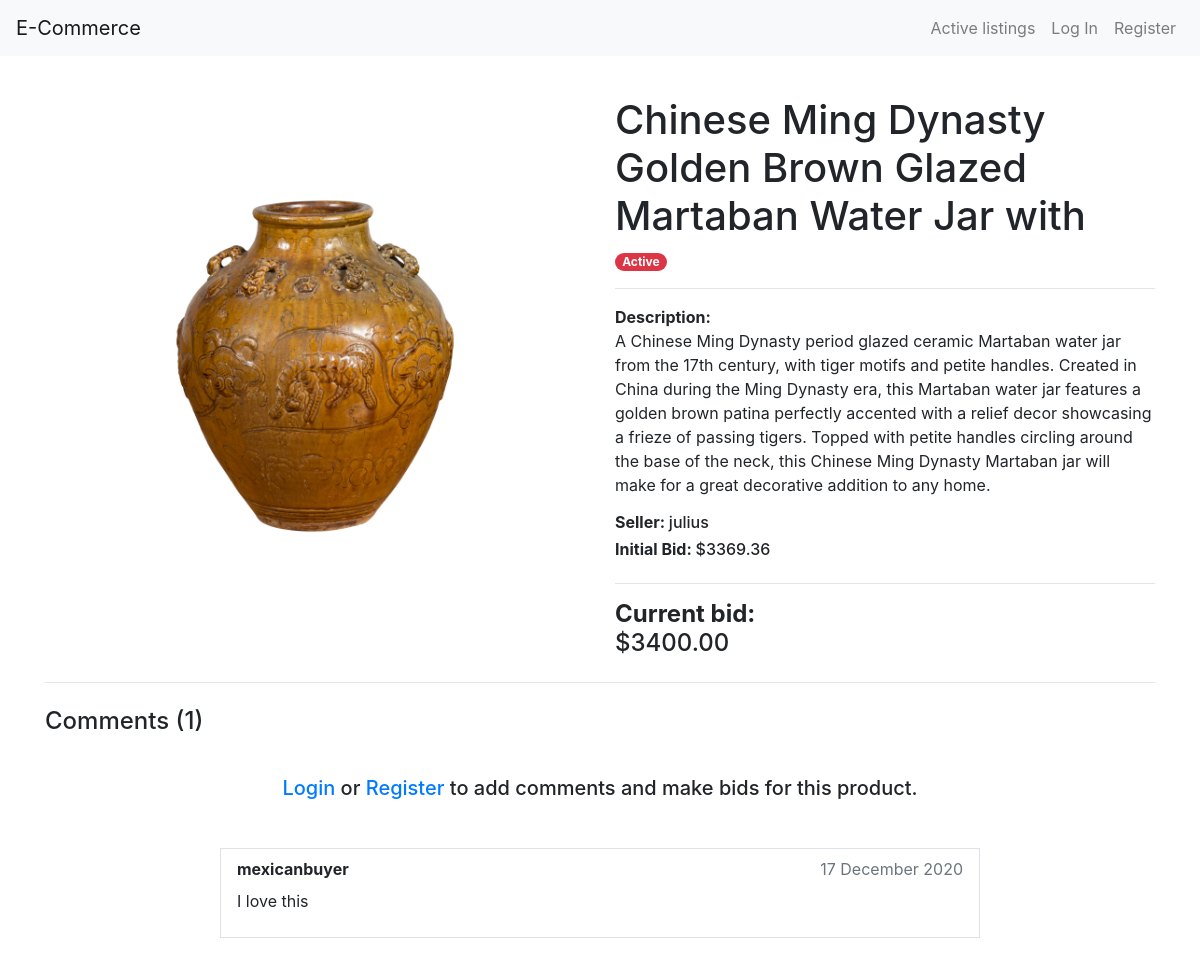
Screenshot of /listing/7 with the database file from the repository.
### auctions/models.py (models this page shows, shortened)
class Listing(models.Model):
    owner = models.ForeignKey(
        User, on_delete=models.CASCADE, related_name='seller')
    title = models.CharField(max_length=64)
    description = models.TextField()
    initialBid = models.DecimalField(max_digits=8, decimal_places=2)
    currentBid = models.DecimalField(max_digits=8, decimal_places=2)
    image = models.ImageField(blank=True, null=True, default='no-image.jpg')
    category = models.CharField(max_length=64)
    status = models.BooleanField(default=True)
    date = models.DateTimeField(auto_now_add=True)
    winner = models.ForeignKey(
        User, null=True, on_delete=models.PROTECT, related_name='buyer')

class User(AbstractUser):
    pass

class Comment(models.Model):
    listingId = models.ForeignKey(Listing, on_delete=models.CASCADE)
    user = models.ForeignKey(User, on_delete=models.CASCADE)
    comment = models.TextField()
    date = models.DateTimeField(auto_now_add=True)
    def createdAt(self):
        return self.date.strftime('%d %B %Y')

### auctions/views.py (the view)
# urls.py: path('listing/<int:listingId>', views.listing, name='listing'),
def listing(request, listingId):
    try:
        item = Listing.objects.get(id=listingId)
    except:
        return redirect('index')
    try:
        comments = Comment.objects.filter(listingId=listingId)
        allComm = len(comments)
    except:
        comments = None
        allComm = None
    if request.user:
        try:
            if Watchlist.objects.get(user=request.user, listingId=listingId):
                added = True
        except:
            added = False
        try:
            listing = Listing.objects.get(id=listingId)
            if listing.owner == request.user:
                seller = True
            else:
                seller = False
        except:
            return redirect('index')
    else:
        added = False
        seller = False
    try:
        w = Watchlist.objects.filter(user=request.user)
        total = len(w)
    except:
        total = None
    return render(request, 'auctions/listing.html', {
        'listing': item,
        'added': added,
        'seller': seller,
        'total': total,
        'error': request.COOKIES.get('error'),
        'success': request.COOKIES.get('success'),
        'comments': comments,
        'allComm': allComm
    })

### auctions/templates/auctions/listing.html (shortened to what this page needs)
{% extends 'auctions/layout.html' %}
{% block body %}
<div class="container mt-3">
    <div class="row">
        <div class="col-md-4 mt-4 mx-auto listing-image">
            <img src="{{ listing.image.url }}" class="img-fluid" alt="{{ listing.image.url }}">
        </div>
        <div class="col-md-6 mt-4">
            <h1>{{ listing.title }}</h1>
            {% if listing.status %}
            <div class="card-img">
                <span class="badge badge-pill badge-danger">Active</span>
            </div>
            {% else %}
            <div class="card-img">
                <span class="badge badge-pill badge-dark">Closed</span>
            </div>
            {% endif %}
            <hr>
            <p><strong>Description: </strong><br>{{ listing.description }}</p>
            <div class="row">
                <div class="col-md-8">
                    <h6><strong>Seller: </strong>{{ listing.owner }}</h6>
                    <h6><strong>Initial Bid: </strong>${{ listing.initialBid }}</h6>
                </div>
                <div class="col-md-4">
                </div>
            </div>
            <hr>
            {% if listing.status %}
            <div class="row">
                <div class="col-md-6">
                    {% if request.user != listing.owner %}
                    {% if listing.currentBid != listing.initialBid %}
                    <h4><strong>Current bid: </strong> ${{ listing.currentBid}}</h4>
                    {% endif %}
                    {% endif %}
                </div>
                <div class="col-md-6">
                </div>
            </div>
            {% endif %}
        </div>
    </div>
    <hr>
    {% if listing.status %}
    <div class="row mt-4">
        <div class="col-sm-12 mb-3">
            <h4>Comments ({{ allComm }})</h4>
        </div>
        <div class="col-md-9 mx-auto my-3">
            {% if request.user.is_authenticated %}
            <form action="{% url 'comment' listing.id %}" class="form" method="POST">
                {% csrf_token %}
                <div class="form-group">
                    <textarea class="form-control" name="comment" cols="30" rows="3" placeholder="Write a comment"
                        required></textarea>
                </div>
                <div class="form-group float-right">
                    <button type="submit" class="btn btn-primary">Submit</button>
                </div>
            </form>
            {% else %}
            <h5 class="text-center"><a href="{% url 'login' %}">Login</a> or <a href="{% url 'register' %}">Register</a> to add comments and make bids for this product.</h5>
            {% endif %}
        </div>
    </div>
    <div class="row my-4">
        {% if allComm == 0 %}
        <div class="col-md-8 mx-auto">
            <p class="text-justify" id="comment">There are no comments yet. Say something about this product.</p>
        </div>
        {% else %}
            {% for comment in comments %}
            <div class="col-md-8 mx-auto border px-3 py-2">
                <label for="comment" class="d-flex justify-content-between"><strong>{{ comment.user }}</strong><span class="text-secondary">{{ comment.createdAt }}</span></label>
                <p class="text-justify" id="comment">{{ comment.comment }}</p>
            </div>
            {% endfor %}
        {% endif %}
    </div>
    {% endif %}
</div>
{% endblock %}

### auctions/static/css/main.css (style rules this page uses)
.listing-image { width: 540px; height: 540px; }
.listing-image img { width: 100%; height: 100%; object-fit: contain; }

### rows the page displays
Listing: image (picture), title "Chinese Ming Dynasty Golden Brown Glazed Martaban Water Jar with", description "A Chinese Ming Dynasty period glazed ceramic Martaban water jar from the 17th century, with tiger motifs and petite handles. Created in China during the Ming Dynasty era, this Martaban water jar features a golden brown patina perfectly accented with a relief decor showcasing a frieze of passing tigers. Topped with petite handles circling around the base of the neck, this Chinese Ming Dynasty Martaban jar will make for a great decorative addition to any home.", owner "julius", initialBid "3369.36", currentBid "3400.00"
Comment: user "mexicanbuyer", createdAt "17 December 2020", comment "I love this"

### other values shown
{{ allComm }} "1"
